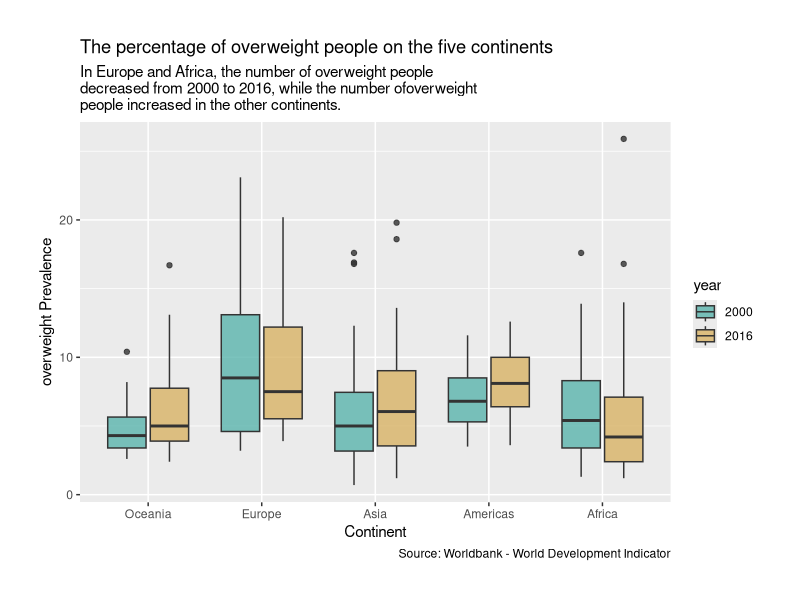
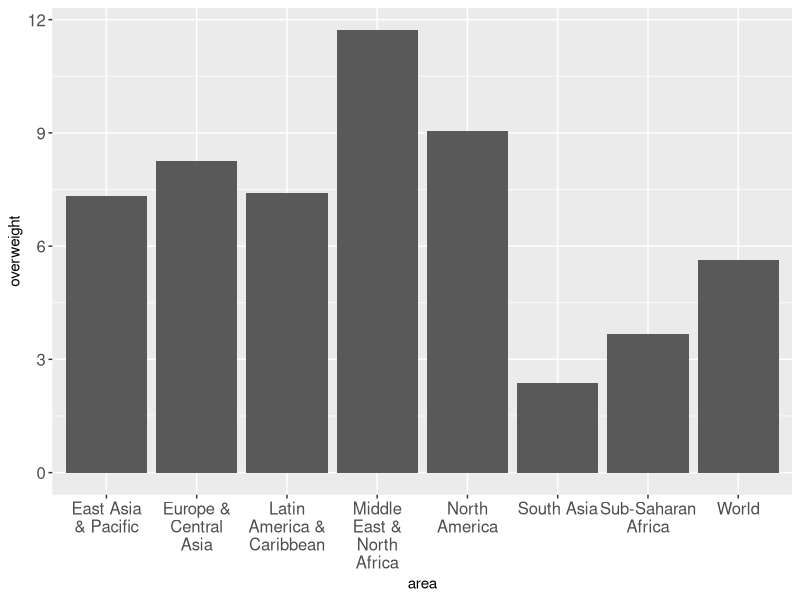
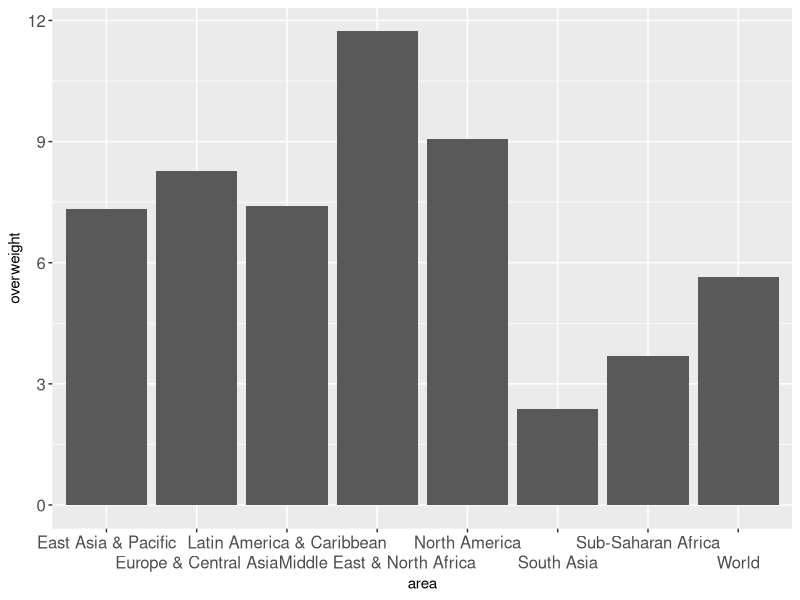

The R script that drew these images, in order:
library(tidyverse)

world_bank_countries <- read_csv("data/world_bank_countries.csv")
world_bank_areas <- read_csv("data/world_bank_areas.csv")

# https://ggplot2tor.com/theme


# Example 1 ---------------------------------------------------------------
world_bank_countries %>% 
  filter(year %in% c(2000, 2016)) %>% 
  mutate(
    year = year %>% as_factor,
    continent = continent %>% as_factor %>% 
      fct_relevel("Oceania", "Europe", "Asia", 
                  "Americas", "Africa")) %>%
  ggplot(aes(x = continent, 
             y = overweight,
             fill = year)) + 
  geom_boxplot(width = 0.75, 
               alpha = .8,
               position = position_dodge2(padding = 0.1)) +
  scale_fill_manual(values = c("#5ab4ac", "#d8b365")) +
  scale_y_continuous(name = "overweight Prevalence") +
  scale_x_discrete(name = "Continent") +
  theme(
    # Code goes here
    plot.margin = unit(rep(1, 4), "cm")
  ) +
  labs(
    title = "The percentage of overweight people on the five continents",
    subtitle = str_wrap(paste0("In Europe and Africa, the number of overweight people",
                      " decreased from 2000 to 2016, while the number of",
                      "overweight people increased in the other continents."), 60),
    caption = "Source: Worldbank - World Development Indicator"
  )



# Example 2 ---------------------------------------------------------------
world_bank_areas %>% 
  filter(year == 2017) %>% 
  mutate(
    area = str_wrap(area, 10)
  ) %>% 
  ggplot(aes(x = area, y = overweight)) +
  geom_col() +
  theme(
    axis.text = element_text(size = 12)
  )


world_bank_areas %>% 
  filter(year == 2017) %>% 
  # mutate(
  #   area = str_wrap(area, 10)
  # ) %>% 
  ggplot(aes(x = area, y = overweight)) +
  geom_col() +
  scale_x_discrete(guide = guide_axis(n.dodge = 2)) +
  theme(
    axis.text = element_text(size = 12)
    # axis.text = element_text(size = 12, angle = 90)
  )